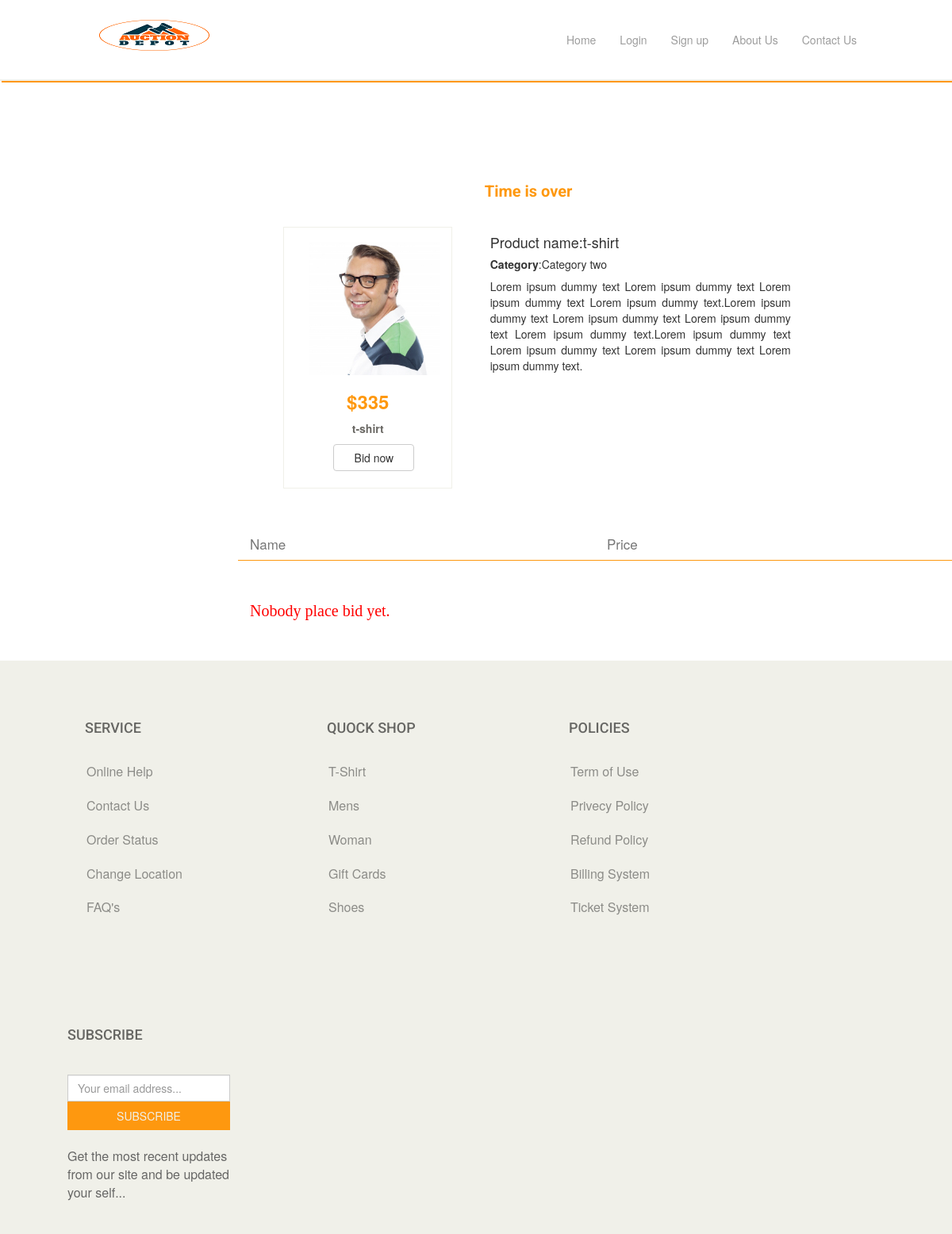
Page /products_details.php?itemid=7 on the committed database.
### tables this page shows
CREATE TABLE `tbl_item` (
  `item_id` int(11) NOT NULL,
  `item_name` varchar(255) NOT NULL,
  `item_price` varchar(255) NOT NULL,
  `item_desc` text NOT NULL,
  `time_duration` varchar(255) NOT NULL,
  `strt_time` varchar(255) NOT NULL,
  `end_time` varchar(255) NOT NULL,
  `img_id` int(11) NOT NULL,
  `image` varchar(255) NOT NULL,
  `cat_id` int(11) NOT NULL,
  `user_id` int(11) NOT NULL,
  `status` int(11) NOT NULL DEFAULT '0'
);

### class/Item.php (called while the page is built, shortened)
<?php
   $filepath = realpath(dirname(__FILE__));
   include_once ($filepath.'/../libs/Database.php');
 ?>
<?php
 class Item{
 	 private $db;
     public function __construct(){
          $this->db = new Database();
    }
    public function getitembyid($itemid){
         $query = "SELECT * FROM tbl_item WHERE item_id='$itemid'";
         $result = $this->db->select($query);
         return $result;
    }
 }
?>

### libs/Database.php (called while the page is built, shortened)
<?php
Class Database{
  public $host   = DB_HOST;
  public $user   = DB_USER;
  public $pass   = DB_PASS;
  public $dbname = DB_NAME;
 public $link;
private function connectDB(){
       $this->link = new mysqli($this->host, $this->user, $this->pass,
        $this->dbname);
 }
public function select($query){
      $result = $this->link->query($query) or
       die($this->link->error.__LINE__);
      if($result->num_rows > 0){
        return $result;
      } else {
        return false;
      }
 }
}
?>

### libs/Session.php (called while the page is built, shortened)
<?php
class Session{
 public static function get($key){
        if (isset($_SESSION[$key])) {
         return $_SESSION[$key];
        } else {
         return false;
        }
 }
}
?>

### class/Bid.php (called while the page is built, shortened)
<?php
   $filepath = realpath(dirname(__FILE__));
   include_once ($filepath.'/../libs/Database.php');
 ?>
<?php
 class Bid{
 	 private $db;
     public function __construct(){
          $this->db = new Database();
    }
    public function getallbidforspecificitem($itemid){
            $query="SELECT tbl_bid.*,tbl_user.user_name FROM tbl_bid
            INNER JOIN tbl_user
            ON tbl_bid.user_id=tbl_user.user_id
            WHERE item_id='$itemid'
            ORDER BY tbl_bid.bid_price DESC";
            $result=$this->db->select($query);
            return $result;
    }
 }
?>

### products_details.php (the view, shortened to what this page needs)
<?php include 'inc/header.php';?>
<?php
      if (isset($_GET['itemid'])) {
           $itemid = $_GET['itemid'];
      }
?>
 <div class="container-fluid">
       <div class="row mainsection">
                <div class="col-sm-12 col-md-3 col-lg-3 cat">
                </div>
                <div class="col-sm-12 col-md-9 col-lg-9 pro">
                     <?php
                                $Getitembyid = $item->getitembyid($itemid);
                                if($Getitembyid){
                                while($result = $Getitembyid->fetch_assoc()) {
                                   $userid = $result['user_id'];
                    ?>
                      <h2 class="protitle">
                        <?php
                                echo "<br>";
                                 $currenttime = date("Y-m-d H:i:s");
                                $strEnd      = $result['end_time'];
                                if ($currenttime<$strEnd) {
                                    $status=1;
                                }elseif($currenttime>=$strEnd){
                                     $status=0;
                                }
                                 echo "<br>";
                                 if($status==1){
                                     $strStart = date("Y-m-d H:i:s");
                                     $strEnd   = $result['end_time'];
                                     $dteStart = new DateTime($strStart);
                                     $dteEnd   = new DateTime($strEnd);
                                     $dteDiff  = $dteStart->diff($dteEnd);
                                     print "Time remaining:".$dteDiff->format("%R%a days:%H hours:%I minutes");
                                     echo "<br>";
                                 }elseif($status==0){
                                      echo "Time is over";
                                 }
                        ?>
                        </h2>
                      <div class="row product">
                             <div class="col-xs-6 col-sm-6 col-md-4 col-lg-4 prosection">
                                  <img class="img-responsive" src="<?php echo $result['image'];?>">
                                   <h3>$<?php echo $result['item_price'];?></h3>
                                   <p><?php echo $result['item_name'];?></p>
                                  <?php
                                       $user_id = Session::get('user_id');
                                       if ($user_id != $userid) {
                                  ?>
                                  <?php
                                       if($status==0){
                                  ?>
                                        <a onclick="return false" href="bid.php?itemid=<?php echo $result['item_id'];?>" class="btn btn-default">Bid now</a>
                                   <?php }else{ ?>
                                         <a href="bid.php?itemid=<?php echo $result['item_id'];?>" class="btn btn-default">Bid now</a>
                                   <?php } ?>
                                   <?php } ?>
                             </div>
                             <div class="col-xs-12 col-sm-12 col-md-6 col-lg-6 prodesection">
                                   <h4><span>Product name:</span><?php echo $result['item_name'];?></h4>
                                   <h5><b>Category</b>:<?php
                                         if ($result['cat_id']==1) {
                                               echo "Category one";
                                         }elseif($result['cat_id']==2){
                                                echo "Category two";
                                         }elseif($result['cat_id']==3){
                                                echo "Category three";
                                         }elseif($result['cat_id']==4){
                                                echo "Category four";
                                         }
                                    ?></h5>
                                   <p style="text-align: justify;"><?php echo $result['item_desc'];?></p>
                             </div>
                        <?php } }  ?>
                      </div>
                    <div class="row clientsectionhead">
                           <div class="col-sm-12 col-md-6 col-lg-6">
                                   <h3>Name</h3>
                           </div>
                           <div class="col-sm-12 col-md-6 col-lg-6">
                                  <h3>Price</h3>
                           </div>
                    </div>
                    <?php
                           $Getallbid = $bid->getallbidforspecificitem($itemid);
                           if($Getallbid) {
                           while($result = $Getallbid->fetch_assoc()) {
                    ?>
                      <div class="row clientsection">
                           <div class="col-sm-12 col-md-6 col-lg-6">
                                  <p><?php echo $result['user_name'];?></p>
                           </div>
                           <div class="col-sm-12 col-md-6 col-lg-6">
                                  <p id="price">$<?php echo $result['bid_price'];?></p>
                           </div>
                      </div>
                    <?php } } else{ ?>
                        <h3 style="font-size: 20px;margin-bottom: 6%;margin-top: 6%;color: red;
                        font-family: cursive;">Nobody place bid yet.</h3>
                    <?php } ?>
                </div>
       </div>
 </div>
<?php include 'inc/footer.php';?>

### css/style.css (style rules this page uses)
* { padding: 0px;margin: 0px; }
.protitle { margin-bottom: 4%; margin-top: 15%; font-family: 'Roboto', sans-serif; font-weight: bold; font-size: 20px; margin-left: 34%; color: #FE980F; }
.product { margin-left: 3%; margin-right: 3%; }
.prosection a { width: 102px; }
.prosection { position: relative; }
.prosection img { display: block; height: auto; }
.clientsectionhead { border-bottom: 1px solid #FE980F; }
.clientsectionhead h3 { font-size: 17px; color: #777; }

### rows in the picture
tbl_item: shows "Time is over", image (picture), item_price "335", item_name "t-shirt", cat_id "Category two", item_desc "Lorem ipsum dummy text Lorem ipsum dummy text Lorem ipsum dummy text Lorem ipsum dummy text.Lorem ipsum dummy text Lorem ipsum dummy text Lorem ipsum dummy text Lorem ipsum dummy text.Lorem ipsum dummy text Lorem ipsum dummy text Lorem ipsum dummy text Lorem ipsum dummy text."
